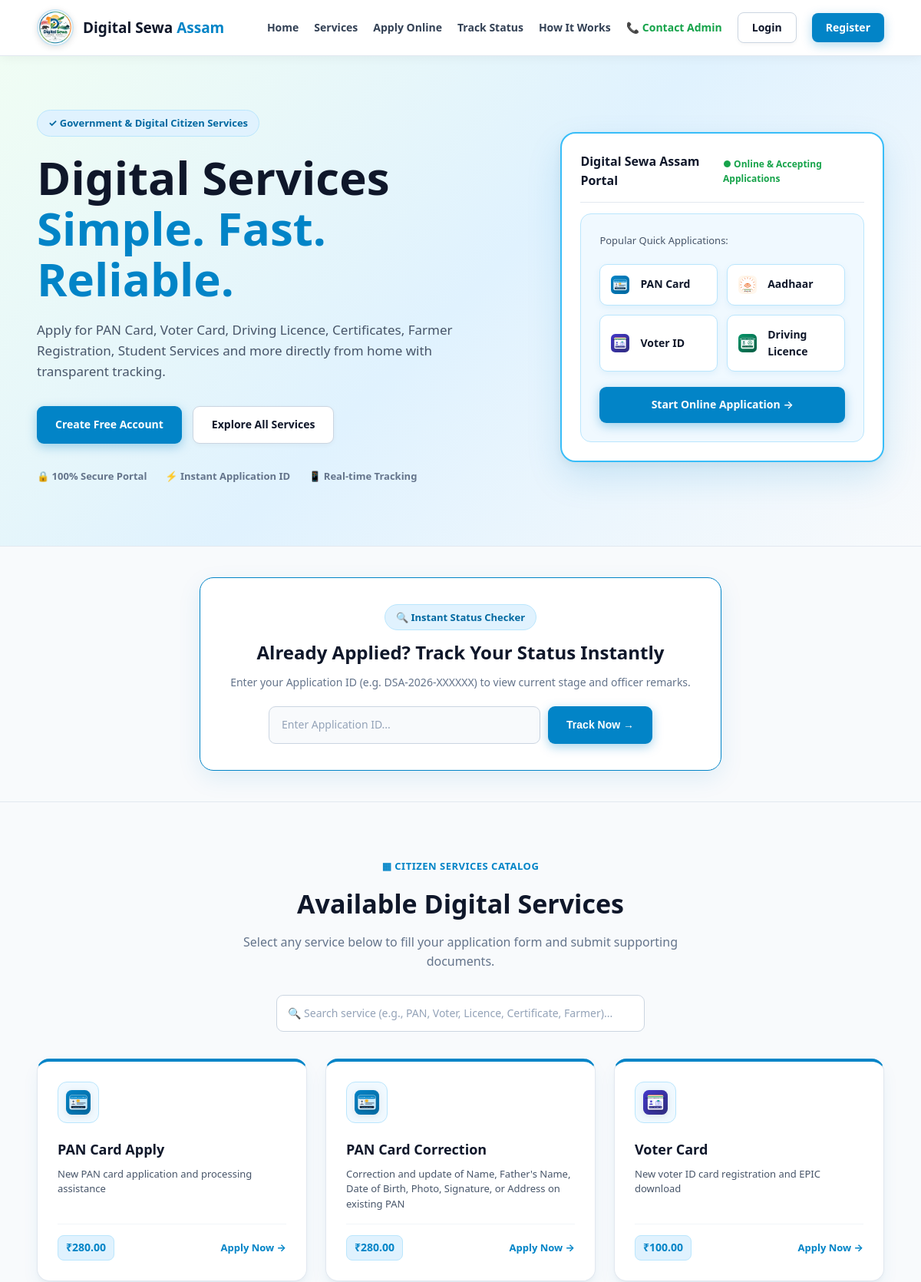
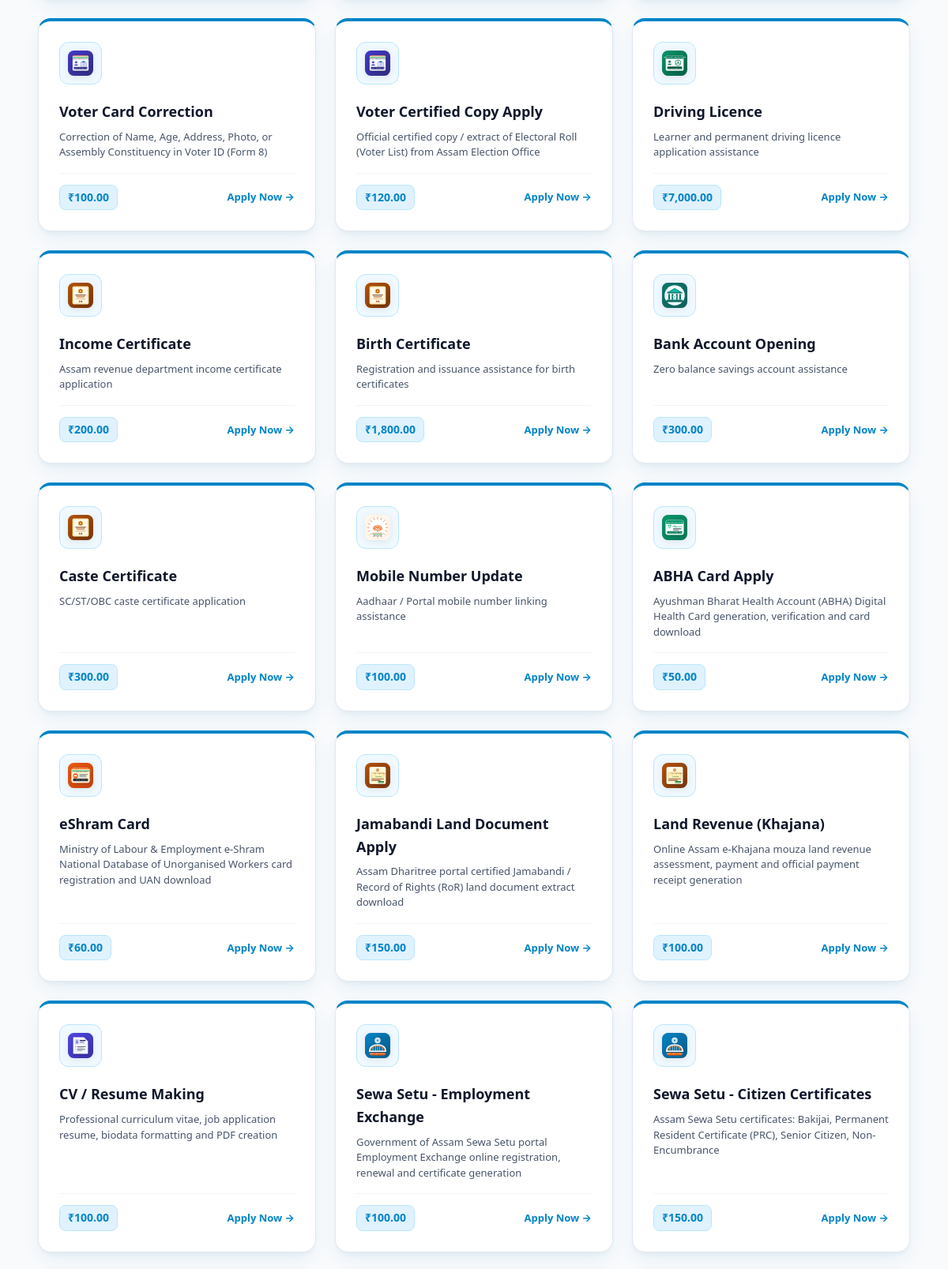
The page / (upper part) on the database its author committed (2 pictures, top to bottom).
### tables this page shows
CREATE TABLE `services` (
  `id` int NOT NULL,
  `service_name` varchar(150) NOT NULL,
  `description` text,
  `fee` decimal(10,2) DEFAULT '0.00',
  `required_docs` text,
  `status` enum('active','inactive') DEFAULT 'active',
  `created_at` timestamp NOT NULL DEFAULT CURRENT_TIMESTAMP
);

### index.php (the view, shortened to what this page needs)
<?php
require_once __DIR__ . '/config/database.php';
$loggedIn = is_logged_in();
$currentUser = $loggedIn ? get_current_user_data($pdo) : null;
$stmt = $pdo->query("SELECT * FROM services WHERE status = 'active' ORDER BY id ASC");
$services = $stmt->fetchAll();
?>
<!DOCTYPE html>
<html lang="en">
<head>
    <link rel="stylesheet" href="assets/css/style.css">
</head>
<body>
<header class="header">
    <div class="container nav">
        <?= logo_html('index.php') ?>
        <nav id="navbar">
            <a href="index.php#home">Home</a>
            <a href="index.php#services">Services</a>
            <a href="apply.php">Apply Online</a>
            <a href="track.php">Track Status</a>
            <a href="index.php#how-it-works">How It Works</a>
            <a href="index.php#contact" style="color: #16a34a; font-weight: 700;">📞 Contact Admin</a>
            <?php if ($loggedIn): ?>
                <a href="dashboard.php" class="user-badge">
                    👤 <?= htmlspecialchars($currentUser['name'] ?? 'Dashboard') ?>
                </a>
                <?php if (is_admin()): ?>
                    <a href="admin/dashboard.php" class="admin-badge">Admin Panel</a>
                <?php endif; ?>
                <a href="logout.php" class="logout-btn">Logout</a>
            <?php else: ?>
                <a href="login.php" class="login-btn">Login</a>
                <a href="register.php" class="register-btn">Register</a>
            <?php endif; ?>
        </nav>
    </div>
</header>
<section class="hero" id="home">
    <div class="container hero-content">
        <div class="hero-text">
            <div class="badge">
                ✓ Government & Digital Citizen Services
            </div>
            <h1>
                Digital Services
                <span>Simple. Fast. Reliable.</span>
            </h1>
            <p>
                Apply for PAN Card, Voter Card, Driving Licence, Certificates,
                Farmer Registration, Student Services and more directly from home with transparent tracking.
            </p>
            <div class="hero-buttons">
                <?php if ($loggedIn): ?>
                    <a href="dashboard.php" class="btn primary">Go to My Dashboard →</a>
                    <a href="apply.php" class="btn secondary">Apply for a Service</a>
                <?php else: ?>
                    <a href="register.php" class="btn primary">Create Free Account</a>
                    <a href="#services" class="btn secondary">Explore All Services</a>
                <?php endif; ?>
            </div>
            <div class="trust">
                <span>🔒 100% Secure Portal</span>
                <span>⚡ Instant Application ID</span>
                <span>📱 Real-time Tracking</span>
            </div>
        </div>
        <div class="hero-card">
            <div class="card-header">
                <strong>Digital Sewa Assam Portal</strong>
                <span class="online">● Online & Accepting Applications</span>
            </div>
            <div class="dashboard-preview">
                <p style="font-size: 13px; color: #475569; margin-bottom: 8px;">Popular Quick Applications:</p>
                <div class="mini-services">
                    <div><img src="assets/images/services/pan.svg" style="width:24px;height:24px;object-fit:contain;vertical-align:middle;margin-right:6px;"> PAN Card</div>
                    <div><img src="assets/images/services/aadhaar.svg" style="width:24px;height:24px;object-fit:contain;vertical-align:middle;margin-right:6px;"> Aadhaar</div>
                    <div><img src="assets/images/services/voter.svg" style="width:24px;height:24px;object-fit:contain;vertical-align:middle;margin-right:6px;"> Voter ID</div>
                    <div><img src="assets/images/services/dl.svg" style="width:24px;height:24px;object-fit:contain;vertical-align:middle;margin-right:6px;"> Driving Licence</div>
                </div>
                <a href="apply.php" class="btn primary" style="width: 100%;">
                    Start Online Application →
                </a>
            </div>
        </div>
    </div>
</section>
<section class="section" style="padding: 40px 0; background: #f8fafc; border-bottom: 1px solid #e2e8f0;">
    <div class="container">
        <div style="max-width: 680px; margin: auto; text-align: center; background: #ffffff; border: 1.5px solid #0284c7; border-radius: 18px; padding: 34px 28px; box-shadow: 0 10px 30px rgba(2, 132, 199, 0.1);">
            <span class="badge" style="margin-bottom: 10px;">🔍 Instant Status Checker</span>
            <h3 style="font-size: 24px; font-weight: 800; color: #0f172a; margin-bottom: 8px;">
                Already Applied? Track Your Status Instantly
            </h3>
            <p style="font-size: 14px; color: #64748b; margin-bottom: 20px;">
                Enter your Application ID (e.g. DSA-2026-XXXXXX) to view current stage and officer remarks.
            </p>
            <form action="track.php" method="GET" style="display: flex; gap: 10px; max-width: 500px; margin: auto;">
                <input type="text" name="app_id" placeholder="Enter Application ID..." required style="padding: 12px 16px; border-radius: 9px; border: 1.5px solid #cbd5e1; background: #f8fafc; color: #0f172a;">
                <button type="submit" class="btn primary" style="white-space: nowrap; font-weight: 700;">Track Now →</button>
            </form>
        </div>
    </div>
</section>
<section class="section" id="services">
    <div class="container">
        <div class="section-title">
            <span>▦ Citizen Services Catalog</span>
            <h2>Available Digital Services</h2>
            <p>
                Select any service below to fill your application form and submit supporting documents.
            </p>
        </div>
        <div class="services-search-box">
            <input
                type="text"
                id="serviceSearch"
                onkeyup="filterServices()"
                placeholder="🔍 Search service (e.g., PAN, Voter, Licence, Certificate, Farmer)..."
            >
        </div>
        <div class="services-grid" id="servicesGrid">
            <?php foreach ($services as $svc): ?>
                <div class="service-card">
                    <div class="service-icon"><?= get_service_logo_html($svc['service_name']) ?></div>
                    <h3><?= htmlspecialchars($svc['service_name']) ?></h3>
                    <p><?= htmlspecialchars($svc['description'] ?? 'Assistance and application processing.') ?></p>
                    <div class="service-footer">
                        <span class="service-fee"><?= format_currency($svc['fee']) ?></span>
                        <a href="apply.php?service_id=<?= $svc['id'] ?>" class="apply-link">
                            Apply Now →
                        </a>
                    </div>
                </div>
            <?php endforeach; ?>
        </div>
    </div>
</section>
</body>
</html>

### config/database.php (shortened to what this page needs)
<?php
function is_logged_in() {
    return isset($_SESSION['user_id']) && !empty($_SESSION['user_id']);
}
function format_currency($amount) {
    return '₹' . number_format((float)$amount, 2);
}
function logo_html($link = 'index.php') {
    return '<a href="' . $link . '" class="logo">
        <img src="assets/images/logo.jpg" alt="Digital Sewa Assam Logo" class="logo-img">
        <span>Digital Sewa <b>Assam</b></span>
    </a>';
}
function get_service_logo_html($name, $prefix = '') {
    $n = strtolower($name);
    $img = '';
    if (strpos($n, 'pan') !== false) {
        $img = $prefix . 'assets/images/services/pan.svg';
    } elseif (strpos($n, 'aadhaar') !== false || strpos($n, 'adhaar') !== false || strpos($n, 'mobile') !== false) {
        $img = $prefix . 'assets/images/services/aadhaar.svg';
    } elseif (strpos($n, 'voter') !== false || strpos($n, 'epic') !== false) {
        $img = $prefix . 'assets/images/services/voter.svg';
    } elseif (strpos($n, 'licence') !== false || strpos($n, 'license') !== false || strpos($n, 'dl') !== false) {
        $img = $prefix . 'assets/images/services/dl.svg';
    } elseif (strpos($n, 'cmaaa') !== false || strpos($n, 'atmanirbhar') !== false) {
        $img = $prefix . 'assets/images/services/cmaaa.svg';
    } elseif (strpos($n, 'sewa') !== false || strpos($n, 'setu') !== false || strpos($n, 'employment') !== false) {
        $img = $prefix . 'assets/images/services/sewasetu.svg';
    } elseif (strpos($n, 'abha') !== false || strpos($n, 'health') !== false) {
        $img = $prefix . 'assets/images/services/abha.svg';
    } elseif (strpos($n, 'eshram') !== false || strpos($n, 'shram') !== false) {
        $img = $prefix . 'assets/images/services/eshram.svg';
    } elseif (strpos($n, 'jamabandi') !== false || strpos($n, 'khajana') !== false || strpos($n, 'dharitree') !== false) {
        $img = $prefix . 'assets/images/services/land.svg';
    } elseif (strpos($n, 'resume') !== false || strpos($n, 'cv') !== false || strpos($n, 'biodata') !== false) {
        $img = $prefix . 'assets/images/services/resume.svg';
    } elseif (strpos($n, 'income') !== false || strpos($n, 'caste') !== false || strpos($n, 'certificate') !== false) {
        $img = $prefix . 'assets/images/services/certificate.svg';
    } elseif (strpos($n, 'birth') !== false) {
        $img = $prefix . 'assets/images/services/birth.svg';
    } elseif (strpos($n, 'bank') !== false) {
        $img = $prefix . 'assets/images/services/bank.svg';
    } elseif (strpos($n, 'farmer') !== false || strpos($n, 'kisan') !== false) {
        $img = $prefix . 'assets/images/services/farmer.svg';
    } elseif (strpos($n, 'scholarship') !== false || strpos($n, 'scholaship') !== false || strpos($n, 'college') !== false || strpos($n, 'admission') !== false) {
        $img = $prefix . 'assets/images/services/education.svg';
    } elseif (strpos($n, 'job') !== false) {
        $img = $prefix . 'assets/images/services/job.svg';
    } elseif (strpos($n, 'surya') !== false || strpos($n, 'solar') !== false) {
        $img = $prefix . 'assets/images/services/solar.svg';
    }
    if (!empty($img)) {
        return '<img src="' . htmlspecialchars($img) . '" alt="' . htmlspecialchars($name) . ' Logo" class="service-logo-img">';
    }
    return '<span class="service-icon emoji">📄</span>';
}
?>

### rows shown on the page
services: service_name "PAN Card Apply", description "New PAN card application and processing assistance", fee "₹280.00"
services: service_name "PAN Card Correction", description "Correction and update of Name, Father's Name, Date of Birth, Photo, Signature, or Address on existing PAN", fee "₹280.00"
services: service_name "Voter Card", description "New voter ID card registration and EPIC download", fee "₹100.00"
services: service_name "Voter Card Correction", description "Correction of Name, Age, Address, Photo, or Assembly Constituency in Voter ID (Form 8)", fee "₹100.00"
services: service_name "Voter Certified Copy Apply", description "Official certified copy / extract of Electoral Roll (Voter List) from Assam Election Office", fee "₹120.00"
services: shows a picture, service_name "Driving Licence", description "Learner and permanent driving licence application assistance", fee "₹7,000.00"
services: service_name "Income Certificate", description "Assam revenue department income certificate application", fee "₹200.00"
services: service_name "Birth Certificate", description "Registration and issuance assistance for birth certificates", fee "₹1,800.00"
services: shows a picture, service_name "Bank Account Opening", description "Zero balance savings account assistance", fee "₹300.00"
services: service_name "Caste Certificate", description "SC/ST/OBC caste certificate application", fee "₹300.00"
services: shows a picture, service_name "Mobile Number Update", description "Aadhaar / Portal mobile number linking assistance", fee "₹100.00"
services: shows a picture, service_name "ABHA Card Apply", description "Ayushman Bharat Health Account (ABHA) Digital Health Card generation, verification and card download", fee "₹50.00"
services: shows a picture, service_name "eShram Card", description "Ministry of Labour & Employment e-Shram National Database of Unorganised Workers card registration and UAN download", fee "₹60.00"
services: service_name "Jamabandi Land Document Apply", description "Assam Dharitree portal certified Jamabandi / Record of Rights (RoR) land document extract download", fee "₹150.00"
services: service_name "Land Revenue (Khajana)", description "Online Assam e-Khajana mouza land revenue assessment, payment and official payment receipt generation", fee "₹100.00"
services: shows a picture, service_name "CV / Resume Making", description "Professional curriculum vitae, job application resume, biodata formatting and PDF creation", fee "₹100.00"
services: service_name "Sewa Setu - Employment Exchange", description "Government of Assam Sewa Setu portal Employment Exchange online registration, renewal and certificate generation", fee "₹100.00"
services: service_name "Sewa Setu - Citizen Certificates", description "Assam Sewa Setu certificates: Bakijai, Permanent Resident Certificate (PRC), Senior Citizen, Non-Encumbrance", fee "₹150.00"
